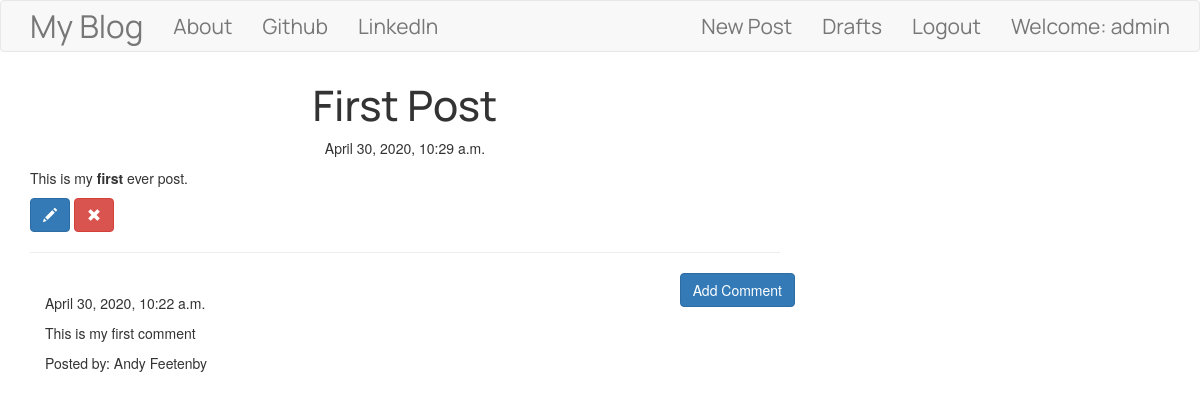
The app's page /post/1 (signed in) with its own data.
### blog/models.py (models this page shows, shortened)
class Post(models.Model):
    author = models.ForeignKey('auth.User',on_delete=models.CASCADE)
    title = models.CharField(max_length=256)
    text = models.TextField()
    created_date = models.DateTimeField(default=timezone.now)
    published_date = models.DateTimeField(blank=True,null=True)

class Comment(models.Model):
    post = models.ForeignKey('blog.Post',related_name='comments',on_delete=models.CASCADE)
    author = models.CharField(max_length=256)
    text = models.TextField()
    created_date = models.DateTimeField(default=timezone.now)
    approved_comment = models.BooleanField(default=False)

### blog/views.py (the view)
# urls.py: url(r'post/(?P<pk>\d+)$',views.PostDetailView.as_view(),name='post_detail'),
class PostDetailView(DetailView):
    model = Post

### blog/templates/blog/post_detail.html (shortened to what this page needs)
{% extends "blog/base.html" %}
{% block content %}
  <h1 class="posttitle loader">{{ post.title }}</h1>
  {% if post.published_date %}
    <div class="date postdate">
        {{ post.published_date }}
    </div>
  {% else %}
    <a class="btn btn-default" href="{% url 'post_publish' pk=post.pk %}">Publish</a>
  {% endif %}
  <p class='postcontent'>{{ post.text|safe|linebreaksbr }}</p>
  {% if user.is_authenticated %}
    <a class="btn btn-primary" href="{% url 'post_update' pk=post.pk %}">
      <span class="glyphicon glyphicon-pencil"></span>
    </a>
    <a class="btn btn-danger" href="{% url 'post_delete' pk=post.pk %}">
      <span class="glyphicon glyphicon-remove"></span>
    </a>
  {% endif %}
  <hr>
  <a class="btn btn-primary btn-comment" href="{% url 'add_comment_to_post' pk=post.pk %}">Add Comment</a>
  <div class="container">
    {% for comment in post.comments.all %}
      <br>
        {% if user.is_authenticated or comment.approved_comment %}
          {{ comment.created_date }}
            <p>{{ comment.text|safe|linebreaks }}</p>
            <p>Posted by: {{ comment.author }}</p>
        {% endif %}
        {% empty%}
        <p>No Comments</p>
    {% endfor%}
  </div>
{% endblock %}

### blog/templates/blog/base.html (shortened to what this page needs)
<!DOCTYPE html>
{% load static %}
<html lang="en" dir="ltr">
  <head>
    <link rel="stylesheet" href="https://maxcdn.bootstrapcdn.com/bootstrap/3.3.7/css/bootstrap.min.css">
    <link rel="stylesheet" href="//cdn.jsdelivr.net/npm/medium-editor@latest/dist/css/medium-editor.min.css" type="text/css" media="screen" charset="utf-8">
    <link rel="stylesheet" href="{% static 'css/blog.css' %}">
  </head>
  <body>
    <nav class="navbar navbar-default techfont custom-navbar">
      <div class="container">
        <ul class="nav navbar-nav">
          <li><a class="navbar-brand bigbrand" href="{% url 'post_list' %}">My Blog</a></li>
          <li><a class="navbar-link" href="{% url 'about' %}">About</a></li>
          <li><a class="navbar-link" href="https://www.github.com">Github</a></li>
          <li><a class="navbar-link" href="https://www.LinkedIn.com">LinkedIn</a></li>
        </ul>
        <ul class="nav navbar-nav navbar-right">
          {% if user.is_authenticated %}
            <li><a href="{% url 'post_new' %}">New Post</a></li>
            <li><a href="{% url 'post_draft_list' %}">Drafts</a></li>
            <li><a href="{% url 'logout' %}">Logout</a></li>
            <li><a>Welcome: {{ user.username }}</a></li>
          {% else %}
            <li><a class="nav navbar-nav navbar-right" href="{% url 'login' %}"><span class="glyphicon glyphicon-user"></span></a></li>
          {% endif %}
        </ul>
      </div>
    </nav>
    <div class="content container">
      <div class="row">
        <div class="col-md-8">
          <div class="blog_posts">
            {% block content %}
            {% endblock %}
          </div>
        </div>
      </div>
    </div>
  </body>
</html>

### blog/static/css/blog.css (style rules this page uses)
.techfont { font-family: 'Manrope',sans-serif; font-size: 1.5em; margin-bottom: 10px; }
.bigbrand { font-size: 1.5em; }
.loader { filter:hue-rotate(0deg); color:linear-gradient(45deg,#0f8,#08f); animation:hue 10000ms infinite linear; }
.postdate { text-align: center; }
.posttitle { font-family: 'Manrope',sans-serif; font-size: 3em; text-align: center; }
.postcontent { font-family: 'Montserrat'; font-size: 1.5em; }
.btn-comment { position: absolute; right: 0px; }

### records on screen
Post: title "First Post", published_date "April 30, 2020, 10:29 a.m.", text "This is my first ever post."
Comment: created_date "April 30, 2020, 10:22 a.m.", text "This is my first comment", author "Andy Feetenby"

### other values on screen
{{ user.username }} "admin"
